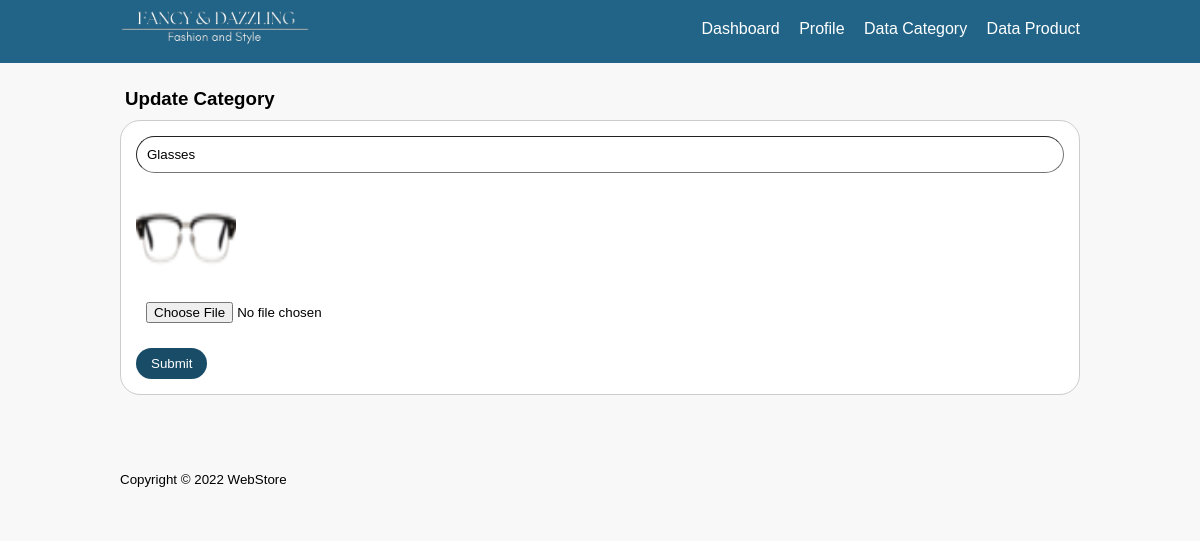
Screenshot of /app/models/category/update-category.php?id=8 (signed in) with the database file from the repository.
### tables this page shows
CREATE TABLE `tb_category` (
  `id_category` int(11) NOT NULL,
  `category_name` varchar(25) NOT NULL,
  `category_picture` varchar(100) DEFAULT NULL
);

### app/models/category/update-category.php (the view, shortened to what this page needs)
<?php
	require '../../core/db.php';
	$produk = mysqli_query($conn, "SELECT * FROM tb_category WHERE id_category = '" .$_GET['id']. "' ");
	$p = mysqli_fetch_object($produk);
 ?>
<!DOCTYPE html>
<html lang="en">
<head>
	<link rel="stylesheet" href="../../../public/css/data.css">
</head>
<body>
	<header>
		<div class="container">
			<h1><a href="../../views/admin/dashboard/dashboard.php"><img src="../../../public/image/imgp/logo.png" width="190px" height="35px"></a></h1>
				<ul>
					<li><a href="../../views/admin/dashboard/dashboard.php">Dashboard</a></li>
					<li><a href="../../views/admin/profile/profile.php">Profile</a></li>
					<li><a href="../../views/admin/category/data-category.php">Data Category</a></li>
					<li><a href="../../views/admin/product/data-product.php">Data Product</a></li>
				</ul>
		</div>
	</header>
	<section>
		<div class="container">
			<h3>Update Category</h3>
			<div class="box">
				<form action="" method="POST" enctype="multipart/form-data">
					<input type="text" name="name" class="input-control" placeholder="Category Name" value="<?= $p->category_name ?>" required>
					<img src="../../../public/image/category/<?= $p->category_picture ?>" width="100px" height="100px">
					<input type="file" name="image" class="input-control">
					<button name="submit" class="btn">Submit</button>
				</form>
		</div>
	</section>
	<footer>
		<div class="container">
			<small>Copyright &copy; 2022 WebStore</small>
		</div>
	</footer>
</body>
</html>

### public/css/data.css (style rules this page uses)
* { padding: 0; margin: 0; font-family: sans-serif; }
body { background-color: #f8f8f8; }
a { color: inherit; text-decoration: none; }
.input-control { width: 100%; padding: 10px; margin-bottom: 15px; box-sizing: border-box; border-radius: 20px; border-width: 1px; }
.btn { padding: 8px 15px; background-color: #184C67; color: #fff; border: none; cursor: pointer; border-radius: 20px; }
header { background-color: #216487; color: #fff; }
header h1 { float: left; padding: 10px 0; }
header ul { float: right; }
header ul li { display: inline-block; }
header ul li a { padding: 20px 0 20px 15px; display: inline-block; }
footer .container { padding: 25px 0px; }
.container { width: 80%; margin: 0 auto; }
.container:after { content: ''; display: block; clear: both; }
section { padding: 25px 0; }
section h3 { margin-left: 5px; }
.box { border-radius: 20px; background-color: #fff; border: 1px solid #ccc; padding: 15px; box-sizing: border-box; margin: 10px 0 25px 0; }

### rows the page displays
tb_category: name "Glasses", category_picture (picture)
